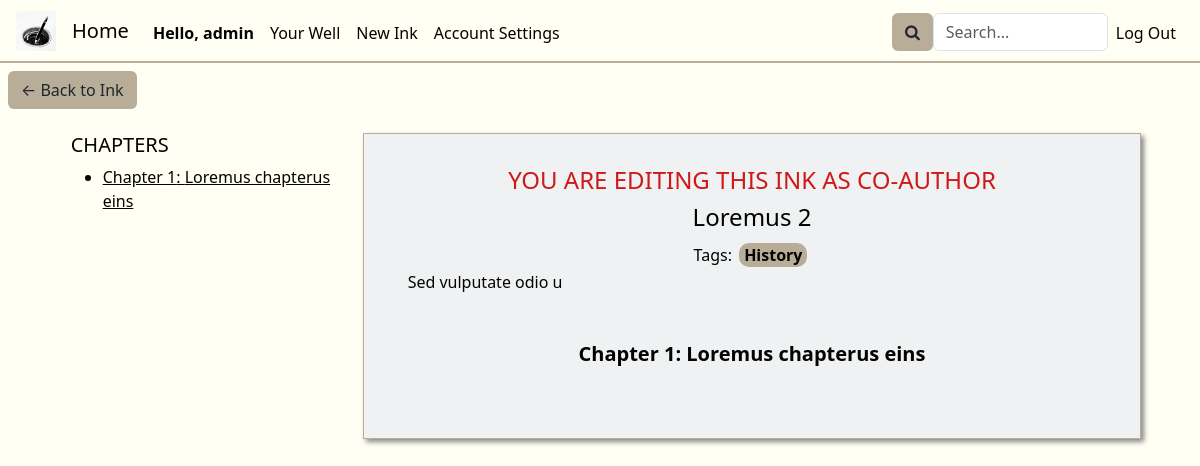
The page /edit_ink/9 (signed in) on the database as committed earlier.
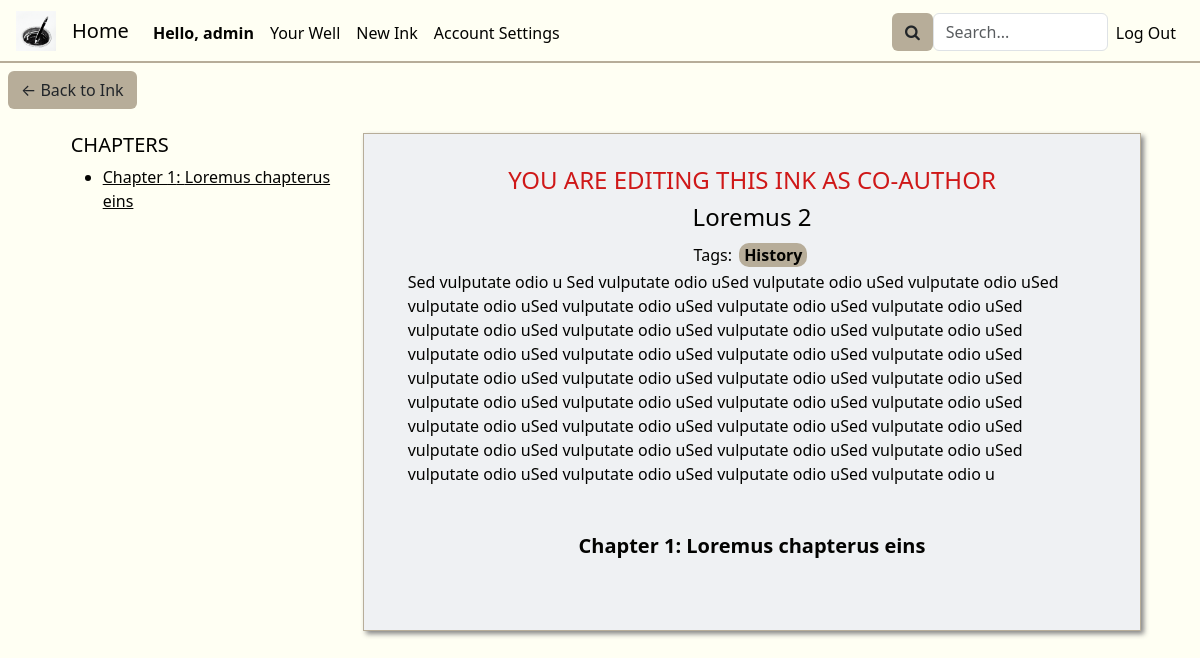
The same page on the database as committed later.
### inkwell/models.py (models this page shows, shortened)
class Ink(models.Model):
    wellOrigin = models.ForeignKey(Well, on_delete=models.CASCADE, related_name="well_pk", default="")
    inkOwner = models.ForeignKey(User, on_delete=models.CASCADE, related_name="ink_owner", default="")
    coAuthors = models.ManyToManyField(User, related_name="CoAuthors", blank=True)
    privateStatus = models.BooleanField(default=False)
    updateStatus = models.BooleanField(default=False) # If the Ink is edited at least once, this changes to true
    ink_following = models.ManyToManyField(User, related_name="ink_following", blank=True)
    tags = models.ManyToManyField(Tag, related_name="tags", blank=True)
    description = models.CharField(max_length=500, default="")
    title = models.CharField(max_length=64, default="")
    views = models.PositiveBigIntegerField(default=0)
    creation_date = models.DateTimeField(default=timezone.now, editable=False)

### inkwell/views.py (the view, shortened to what this page needs)
# urls.py: path('edit_ink/<int:inkID>', views.edit_ink, name='edit_ink'),
@login_required
def edit_ink(request, inkID):
    editInk = Ink.objects.get(id=inkID)
    tags = Tag.objects.all()
    chapters = Chapter.objects.filter(chapterInkOrigin=editInk.id).order_by("chapterNumber")
    if chapters:
        lastChapter = chapters.last().chapterNumber
    else:
        lastChapter = 0
    current_user = User.objects.get(pk=request.user.pk)
    editingAsCoAuthor = False
    if current_user != editInk.inkOwner:
        editingAsCoAuthor = True
    return render(request, "inkwell/edit_ink.html", {
        "editInk": editInk,
        "tags": tags,
        "chapters": chapters,
        "newChapterNum": (lastChapter + 1),
        "editingAsCoAuthor": editingAsCoAuthor,
        "title": f"Editing {editInk.title}"
    })

### inkwell/models.py (called while the page is built)
    def __str__(self):
        return f"{self.tagName}"

### inkwell/templates/inkwell/edit_ink.html (shortened to what this page needs)
{% extends "inkwell/layout.html" %}
{% block body %}
    <div class="container-flex inkEditContainer">
        <a href="{% url 'ink_view' inkID=editInk.id %}"><button class="backToInkView btn btn-khaki">&larr; Back to Ink</button></a>
        <div class="row">
            <div class="col-2 chaptersListEdit">
                <div class="chaptersViewEdit">
                    <h5>CHAPTERS</h5>
                    <ul>
                        {% for chapter in chapters %}
                            <a href="#anchorChapter{{ chapter.chapterNumber }}"><li>Chapter {{ chapter.chapterNumber }}: {{ chapter.chapterTitle }}</li></a>
                        {% endfor %}
                    </ul>
                </div>
            </div>
            <div class="col-8 inkEditMainCol">
                <div class="row d-flex justify-content-center">
                    {% if editingAsCoAuthor %}
                        <h4 class="text-center editingAsCoAuthorText">YOU ARE EDITING THIS INK AS CO-AUTHOR</h4>
                    {% endif %}
                    <form class="form" id="editInkForm" action="{% url 'edit_ink' inkID=editInk.id %}" method="post">
                        {% if editingAsCoAuthor %}
                            <div class="inkInfoAsCoAuthor disFdirColAliCen">
                                <h4>{{ editInk.title }}</h4>
                                <span>Tags:
                                    {% for tag in editInk.tags.all %}
                                        <div class="tag">
                                            <span>{{ tag }}</span>
                                        </div>
                                    {% endfor %}
                                </span>
                                <p>{{ editInk.description }}</p>
                            </div>
                        {% endif %}
                    </form>
                </div>
                <div class="chapterEditorDiv">
                    {% for chapter in chapters %}
                        <div id="anchorChapter{{ chapter.chapterNumber }}">
                            <a class="editChapterAnchor" href="{% url 'edit_chapter' chapterID=chapter.id inkID=editInk.id %}">
                                <h5 class="text-center fw-bold">Chapter {{ chapter.chapterNumber }}: {{ chapter.chapterTitle }}</h5>
                            </a>
                            <div class="justify-text p-4" id="chapterID" data-chapterID="{{ chapter.id }}">
                            </div>
                        </div>
                    {% endfor %}
                </div>
            </div>
        </div>
    </div>
{% endblock %}

Rows that differ between the two databases and show on the page:
changed Ink "Loremus 2": description "Sed vulputate odio u" → "Sed vulputate odio u Sed vulputate odio uSed vulputate odio uSed vulputate odio uSed vulputate odio uSed vulputate odio uSed vulputate odio uSed vulputate odio uSed vulputate odio uSed vulputate odio uSed vulputate odio uSed vulputate odio uSed vulputate odio uSed vulputate odio uSed vulputate odio uSed vulputate odio uSed vulputate odio uSed vulputate odio uSed vulputate odio uSed vulputate odio uSed vulputate odio uSed vulputate odio uSed vulputate odio uSed vulputate odio uSed vulputate odio uSed vulputate odio uSed vulputate odio uSed vulputate odio uSed vulputate odio uSed vulputate odio uSed vulputate odio uSed vulputate odio uSed vulputate odio uSed vulputate odio uSed vulputate odio…"
